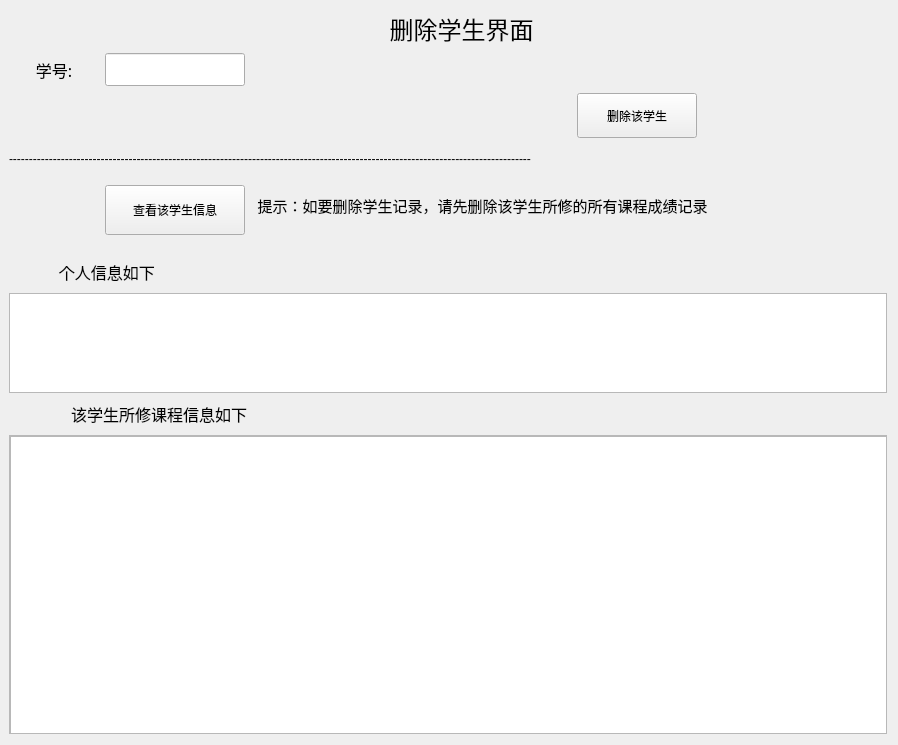
<?xml version="1.0" encoding="UTF-8"?>
<ui version="4.0">
 <class>delete_student</class>
 <widget class="QWidget" name="delete_student">
  <property name="geometry">
   <rect>
    <x>0</x>
    <y>0</y>
    <width>898</width>
    <height>745</height>
   </rect>
  </property>
  <property name="minimumSize">
   <size>
    <width>100</width>
    <height>30</height>
   </size>
  </property>
  <property name="windowTitle">
   <string>Form</string>
  </property>
  <layout class="QGridLayout" name="gridLayout">
   <property name="leftMargin">
    <number>9</number>
   </property>
   <item row="0" column="2">
    <widget class="QLabel" name="title_label">
     <property name="minimumSize">
      <size>
       <width>320</width>
       <height>30</height>
      </size>
     </property>
     <property name="maximumSize">
      <size>
       <width>350</width>
       <height>35</height>
      </size>
     </property>
     <property name="font">
      <font>
       <family>宋体</family>
       <pointsize>18</pointsize>
      </font>
     </property>
     <property name="text">
      <string>删除学生界面      </string>
     </property>
     <property name="alignment">
      <set>Qt::AlignRight|Qt::AlignTrailing|Qt::AlignVCenter</set>
     </property>
    </widget>
   </item>
   <item row="51" column="2" colspan="3">
    <widget class="QLabel" name="hint_label">
     <property name="font">
      <font>
       <family>宋体</family>
       <pointsize>11</pointsize>
      </font>
     </property>
     <property name="text">
      <string>提示：如要删除学生记录，请先删除该学生所修的所有课程成绩记录</string>
     </property>
     <property name="alignment">
      <set>Qt::AlignCenter</set>
     </property>
    </widget>
   </item>
   <item row="53" column="0" colspan="15">
    <layout class="QVBoxLayout" name="dataTable_Vlayout">
     <item>
      <widget class="QLabel" name="label">
       <property name="minimumSize">
        <size>
         <width>0</width>
         <height>30</height>
        </size>
       </property>
       <property name="font">
        <font>
         <family>宋体</family>
         <pointsize>12</pointsize>
        </font>
       </property>
       <property name="text">
        <string>            个人信息如下</string>
       </property>
      </widget>
     </item>
     <item>
      <widget class="TableWidget" name="Student_info_tableWidget">
       <property name="maximumSize">
        <size>
         <width>16777215</width>
         <height>100</height>
        </size>
       </property>
      </widget>
     </item>
     <item>
      <widget class="QLabel" name="resultHint_label">
       <property name="minimumSize">
        <size>
         <width>200</width>
         <height>30</height>
        </size>
       </property>
       <property name="maximumSize">
        <size>
         <width>300</width>
         <height>60</height>
        </size>
       </property>
       <property name="font">
        <font>
         <family>宋体</family>
         <pointsize>12</pointsize>
        </font>
       </property>
       <property name="text">
        <string>该学生所修课程信息如下</string>
       </property>
       <property name="alignment">
        <set>Qt::AlignCenter</set>
       </property>
      </widget>
     </item>
     <item>
      <widget class="SmoothScrollArea" name="SmoothScrollArea">
       <property name="widgetResizable">
        <bool>true</bool>
       </property>
       <widget class="QWidget" name="scrollAreaWidgetContents">
        <property name="geometry">
         <rect>
          <x>0</x>
          <y>0</y>
          <width>876</width>
          <height>304</height>
         </rect>
        </property>
        <widget class="TableWidget" name="lesson_data_tableWidget">
         <property name="geometry">
          <rect>
           <x>0</x>
           <y>0</y>
           <width>951</width>
           <height>391</height>
          </rect>
         </property>
         <property name="minimumSize">
          <size>
           <width>500</width>
           <height>300</height>
          </size>
         </property>
         <property name="maximumSize">
          <size>
           <width>1500</width>
           <height>1000</height>
          </size>
         </property>
        </widget>
       </widget>
      </widget>
     </item>
    </layout>
   </item>
   <item row="52" column="1">
    <widget class="QLabel" name="filled_label">
     <property name="minimumSize">
      <size>
       <width>0</width>
       <height>15</height>
      </size>
     </property>
     <property name="text">
      <string/>
     </property>
    </widget>
   </item>
   <item row="15" column="3">
    <widget class="PrimaryPushButton" name="delete_pushButton">
     <property name="minimumSize">
      <size>
       <width>120</width>
       <height>45</height>
      </size>
     </property>
     <property name="maximumSize">
      <size>
       <width>135</width>
       <height>45</height>
      </size>
     </property>
     <property name="text">
      <string>删除该学生</string>
     </property>
    </widget>
   </item>
   <item row="51" column="1">
    <widget class="PrimaryPushButton" name="select_pushButton">
     <property name="minimumSize">
      <size>
       <width>120</width>
       <height>50</height>
      </size>
     </property>
     <property name="maximumSize">
      <size>
       <width>150</width>
       <height>40</height>
      </size>
     </property>
     <property name="mouseTracking">
      <bool>true</bool>
     </property>
     <property name="text">
      <string>查看该学生信息</string>
     </property>
    </widget>
   </item>
   <item row="10" column="0">
    <widget class="QLabel" name="Sno_label">
     <property name="minimumSize">
      <size>
       <width>90</width>
       <height>35</height>
      </size>
     </property>
     <property name="font">
      <font>
       <family>宋体</family>
       <pointsize>12</pointsize>
      </font>
     </property>
     <property name="text">
      <string>学号:</string>
     </property>
     <property name="alignment">
      <set>Qt::AlignCenter</set>
     </property>
    </widget>
   </item>
   <item row="10" column="1">
    <widget class="LineEdit" name="Sno_LineEdit">
     <property name="maximumSize">
      <size>
       <width>140</width>
       <height>33</height>
      </size>
     </property>
    </widget>
   </item>
   <item row="43" column="0" colspan="5">
    <widget class="QLabel" name="filled_label_2">
     <property name="minimumSize">
      <size>
       <width>0</width>
       <height>30</height>
      </size>
     </property>
     <property name="text">
      <string>-----------------------------------------------------------------------------------------------------------------------------------</string>
     </property>
    </widget>
   </item>
  </layout>
 </widget>
 <customwidgets>
  <customwidget>
   <class>PushButton</class>
   <extends>QPushButton</extends>
   <header>qfluentwidgets</header>
  </customwidget>
  <customwidget>
   <class>PrimaryPushButton</class>
   <extends>PushButton</extends>
   <header>qfluentwidgets</header>
  </customwidget>
  <customwidget>
   <class>SmoothScrollArea</class>
   <extends>QScrollArea</extends>
   <header>qfluentwidgets</header>
   <container>1</container>
  </customwidget>
  <customwidget>
   <class>LineEdit</class>
   <extends>QLineEdit</extends>
   <header>qfluentwidgets</header>
  </customwidget>
  <customwidget>
   <class>TableWidget</class>
   <extends>QTableWidget</extends>
   <header>qfluentwidgets</header>
  </customwidget>
 </customwidgets>
 <resources/>
 <connections/>
</ui>
